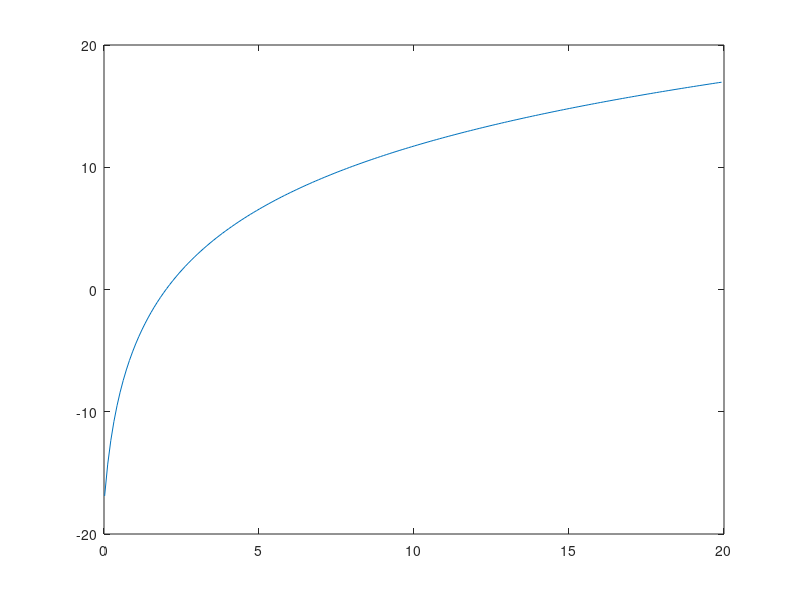
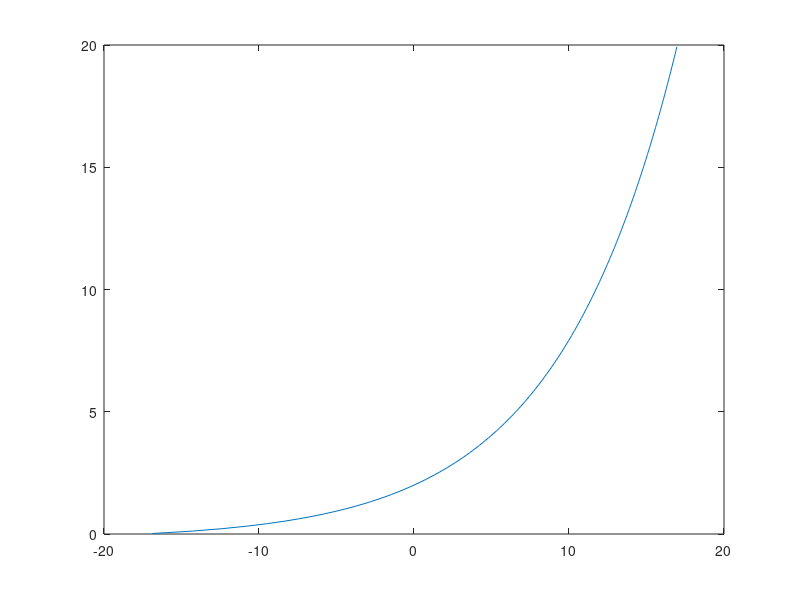
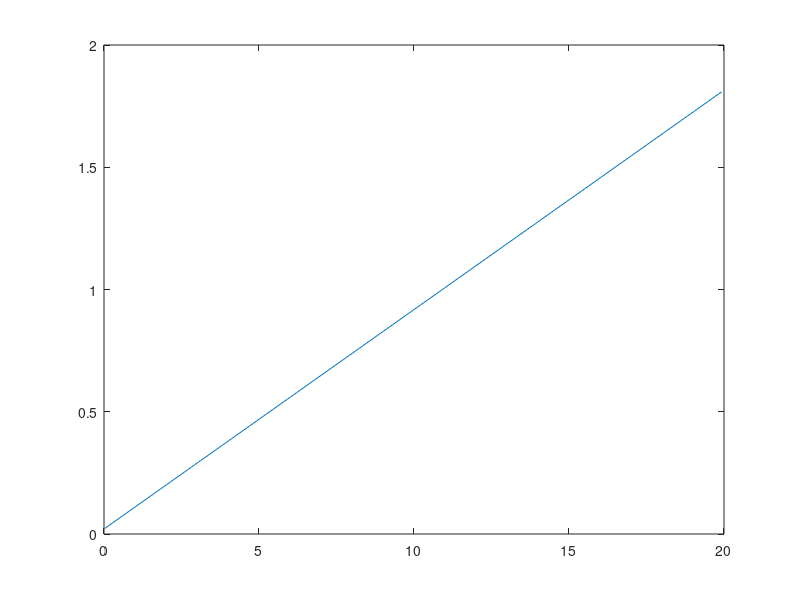
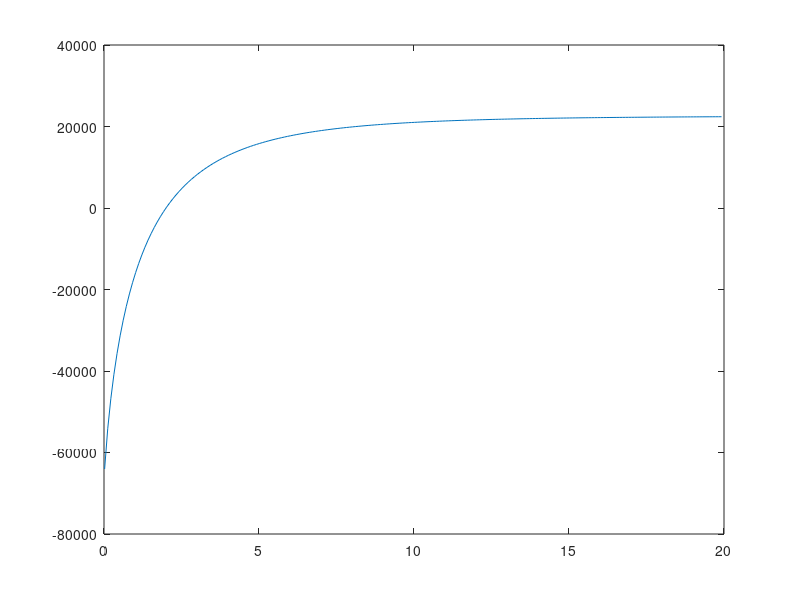

Here is the MATLAB script that generated these plots, in order:
function constantPointImage
close all
f = 0.02:0.1:20;
Da = 0;
Db = 30;
Fa = 2;
Fb = 8;

for i = 1:2
    if i == 1
  G = @lcfNErb;
g = @lcfErb;
Gi = @lcfInvNErb;
    elseif i == 2
          G = @lcfNDLF10;
g = @lcfDLF10;
Gi = @lcfInvNDLF10;
    end
    
B = ((Db - Da) * (G(Fb))) / ((G(Fa)) - (G(Fb)));
A = (Da - B)/G(Fa);
D = A * (G(f)) + B;

% figure
% plot(f,D)

TWn = 0.1;
Fn = 2;

C = (TWn * Fn) / g(Fn);
Bc = -(C * (G(Fn)));
Dc = C .* (G(f)) + Bc;
Fc = Gi(((Dc) - Bc)./C);

erbc = C * g(f);
figure
plot(f,Dc)
figure
plot(Dc,Fc)
figure
plot(f,erbc)
end
end
function erb = lcfErb(f)
% ***** lcfErb *****
% ERBs as per Glasberg and Moore (1990);
A = 24.7/1000; B = 4.37;
erb = A*(B*f+1);
end
function nerb = lcfNErb(f)
% ***** lcfNErb *****
% Converts frequency to ERB number;
A = 24.7/1000; B = 4.37;
nerb = 1/(A*B)*log(B*f+1);
end
function f = lcfInvNErb(nerb)
% ***** lcfInvNErb *****
% Converts ERB number to frequency;
A = 24.7/1000; B = 4.37;
f = 1/B*(exp(A*B*nerb)-1);
end

function DLF = lcfDLF10 (f)
% log DLM =(a*sqrt(f)+B)) Weir 1977
% DLM = 10^(a*sqrt(f)+B))
% for 40 dB SL
a = 0.026;
b = -0.533;
f = f.*1000;
DLF = 10.^(a*sqrt(f)+b);
DLF = DLF./1000;
end
function nDLF = lcfNDLF10 (f)
f = f.*1000;    % convert from kHz to Hz
% log df = exp(a*sqrt(f)+B)) Weir 1977
% for 40 dB SL
a = 0.026;
b = -0.533;
% log DLM =(a*sqrt(f)+B)) Weir 1977
% DLM = 10^(a*sqrt(f)+B)) = df/dx
% dx/df = 1/(10^(a*sqrt(x)+b))
% integral = x
% x = -(2^(1-b-a sqrt(x)) 5^(-b-a sqrt(x)) (1+a sqrt(x) log(10)))/(a^2 log^2(10))
nDLF = -(2.^(1-b-a .* sqrt(f)) .* 5.^(-b-a .* sqrt(f)) .* (1+a .* sqrt(f) .* log(10)))./(a.^2 .*(log(2)+log(5)).^2);
end
function f = lcfInvNDLF10 (nDLF)
%% interpolates to estimate frequency as a function of number of DLFs
fs = 0:0.01:20;
fs = fs.*1000;  % convert from kHz to Hz
a = 0.026;
b = -0.533;
DLF = -(2.^(1-b-a .* sqrt(fs)) .* 5.^(-b-a .* sqrt(fs)) .* (1+a .* sqrt(fs) .* log(10)))./(a.^2 .*(log(2)+log(5)).^2);
f = interp1(DLF,fs,nDLF,'spline');
f = f./1000; % convert from Hz to kHz
end
